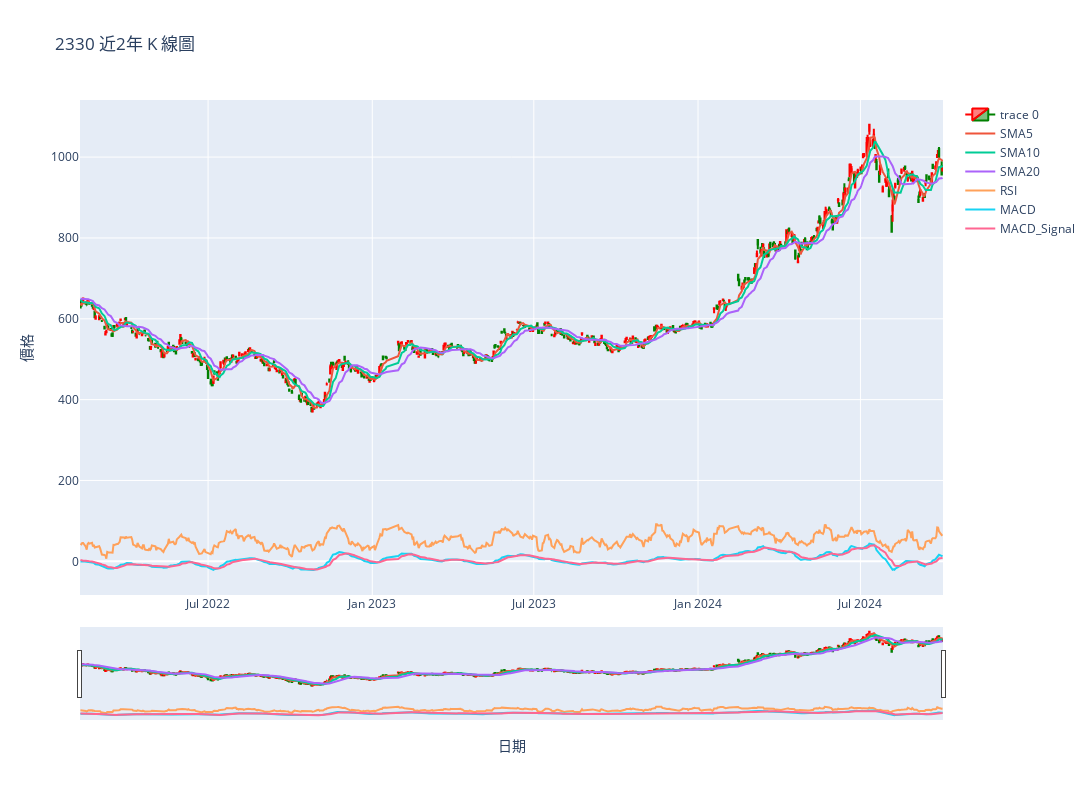

The code cell stored with this chart in its notebook:
### Code cell
# 2. 可視化 K 線圖
df['SMA5'] = sma5
df['SMA10'] = sma10
df['SMA20'] = sma20
df['RSI'] = rsi
df['MACD'] = macd
df['MACD_Signal'] = macd_signal
df.dropna(subset=['SMA5', 'SMA10', 'SMA20','RSI'], inplace=True)

# 移除不需要的欄位 
df.drop(columns=['成交股數', '成交金額', '成交筆數','漲跌價差'], inplace=True)
df.info()

df.to_csv(f'stock_data_{target_code}_with_features.csv', index=False)

current_data = pd.read_csv(f'stock_data_{target_code}_with_features.csv')

# 可視化 K 線圖
def plot_candlestick(data, title):
    fig = go.Figure(data=[go.Candlestick(x=data['日期'],
                                        open=data['開盤價'],
                                        high=data['最高價'],
                                        low=data['最低價'],
                                        close=data['收盤價'],
                                        increasing_line_color='red',
                                        decreasing_line_color='green')])
    
    fig.add_trace(go.Scatter(x=data['日期'], y=data['SMA5'], mode='lines', name='SMA5'))
    fig.add_trace(go.Scatter(x=data['日期'], y=data['SMA10'], mode='lines', name='SMA10'))
    fig.add_trace(go.Scatter(x=data['日期'], y=data['SMA20'], mode='lines', name='SMA20'))
    fig.add_trace(go.Scatter(x=data['日期'], y=data['RSI'], mode='lines', name='RSI'))
    fig.add_trace(go.Scatter(x=data['日期'], y=data['MACD'], mode='lines', name='MACD'))
    fig.add_trace(go.Scatter(x=data['日期'], y=data['MACD_Signal'], mode='lines', name='MACD_Signal'))

    fig.update_layout(title=title, xaxis_title='日期', yaxis_title='價格',width=1200, height=800)
    fig.update_yaxes(autorange=True)
    
    fig.show()


# 把存下來的資料畫出來
plot_candlestick(current_data, f'{target_code} 近{n}年 K 線圖')

### Figure 1 — Plotly figure (JSON) as saved in the notebook; plotly's stock layout.template omitted (floating-point values rounded to 4 significant figures; data arrays with more than 128 entries replaced by an {"elided": "..."} marker saying what was removed)
{"data": [{"close": {"elided": "647 float values"}, "decreasing": {"line": {"color": "green"}}, "high": {"elided": "647 float values"}, "increasing": {"line": {"color": "red"}}, "low": {"elided": "647 float values"}, "open": {"elided": "647 float values"}, "type": "candlestick", "x": {"elided": "647 str values"}}, {"mode": "lines", "name": "SMA5", "type": "scatter", "x": {"elided": "647 str values"}, "y": {"elided": "647 float values"}}, {"mode": "lines", "name": "SMA10", "type": "scatter", "x": {"elided": "647 str values"}, "y": {"elided": "647 float values"}}, {"mode": "lines", "name": "SMA20", "type": "scatter", "x": {"elided": "647 str values"}, "y": {"elided": "647 float values"}}, {"mode": "lines", "name": "RSI", "type": "scatter", "x": {"elided": "647 str values"}, "y": {"elided": "647 float values"}}, {"mode": "lines", "name": "MACD", "type": "scatter", "x": {"elided": "647 str values"}, "y": {"elided": "647 float values"}}, {"mode": "lines", "name": "MACD_Signal", "type": "scatter", "x": {"elided": "647 str values"}, "y": {"elided": "647 float values"}}], "layout": {"height": 800, "title": {"text": "2330 近2年 K 線圖"}, "width": 1200, "xaxis": {"title": {"text": "日期"}}, "yaxis": {"autorange": true, "title": {"text": "價格"}}}}
